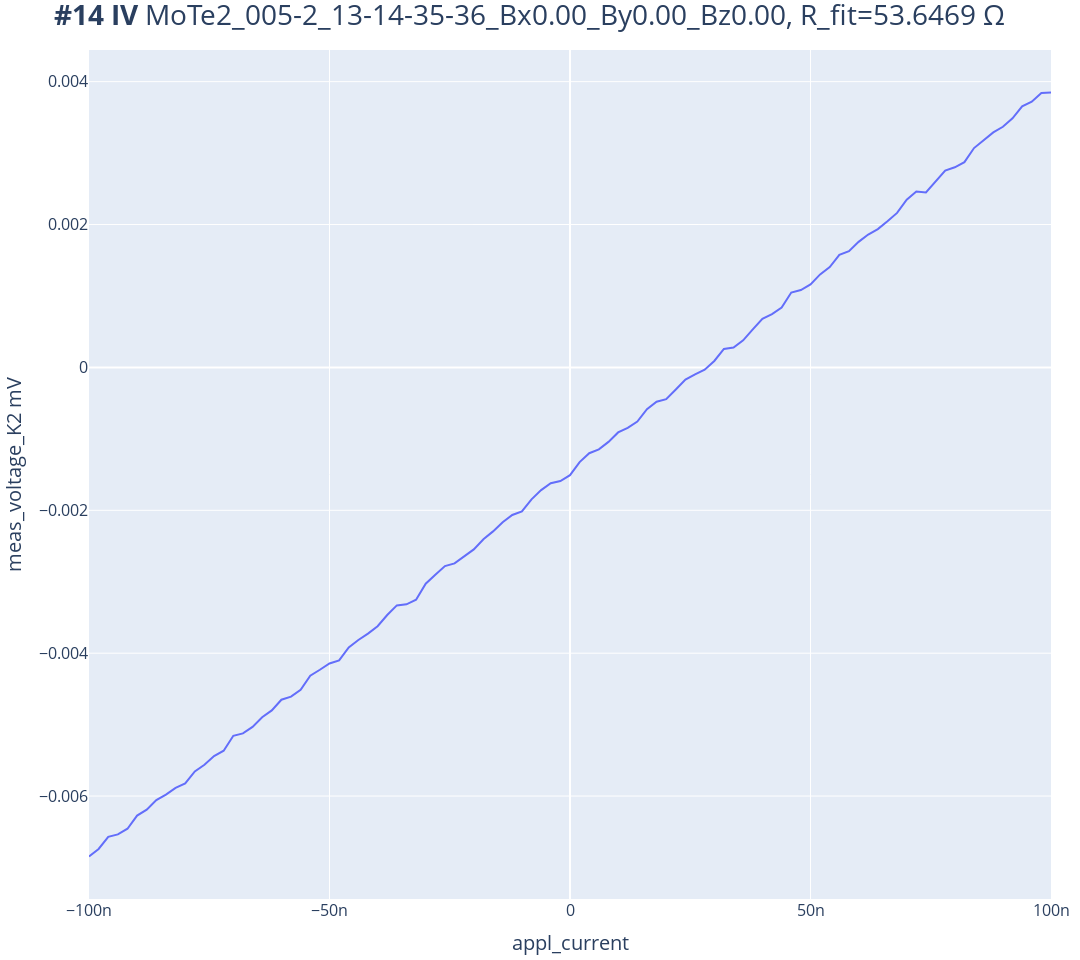
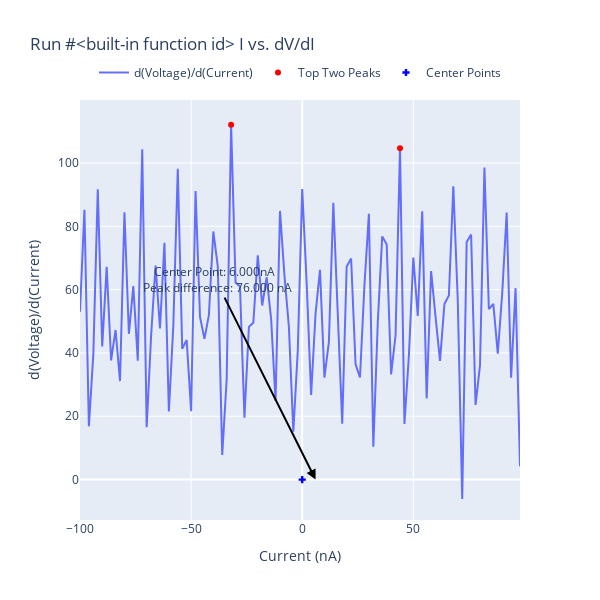

These figures' notebook cell, in order:
### Code cell
I_range = 100e-9
appl_current(-I_range)
sleep(1)
Bx = magnet_x.field()
By = magnet_y.field()
Bz = magnet_z.field()
exp = qc.new_experiment('IV', sample_name=f'MoTe2_005-2_13-14-35-36_Bx{Bx*1e3:.2f}_By{By*1e3:.2f}_Bz{Bz*1e3:.2f}')

dataid = do1d(appl_current, -I_range ,I_range, 101, 0.03,meas_voltage_K2,)

appl_current(0)
print(f"R = {get_R_from_IV(dataid)}")
IV(dataid)
IV_diff(dataid)
